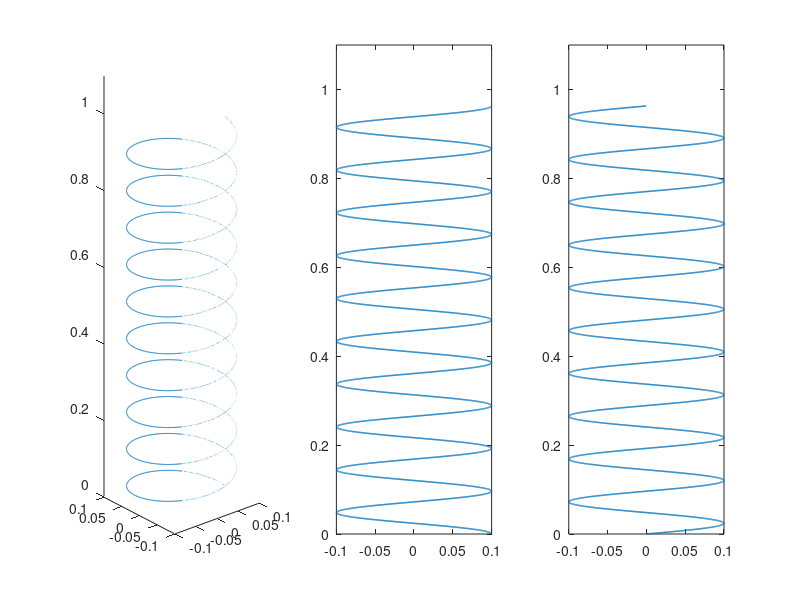

Recreate this plot in MATLAB.
%%
clear;
close all;

% k: number of coil turns
% b is changed to adapt h
k = 10;
t = 0:.01:(k*2*pi);
r = .1;
b = 1;

% total length
s = k * 2*pi * sqrt(r.^2 + b.^2);

f = @(t) [r*cos(t); r*sin(t); b*t];

data = f(t);

subplot(1,3,1);
sprintPlt = plot3(data(1,:), data(2,:), data(3,:));
axis([-r r -r r 0 1.1]);
ax.DataAspectRatio = [1 1 1];
view(-40, 6.5);

subplot(1,3,2);
plt2 = plot(data(1,:), data(3,:), 'LineWidth', 1.1);
axis([-r r 0 1.1]);
ax.DataAspectRatio = [1 1 1];


subplot(1,3,3);
plt3 = plot(data(2,:), data(3,:), 'LineWidth', 1.1);
axis([-r r 0 1.1]);
ax.DataAspectRatio = [1 1 1];




ht = 0:.1:20;
hv = 5 + 5*sin(ht);

for h=hv
    % as h changes, ...
    lambda = h/s;
    b = r * (lambda)/sqrt(1-lambda^2);

    set(sprintPlt, 'ZData', b*t);
    set([plt2, plt3], 'YData', b*t);
    pause(.02);

end




